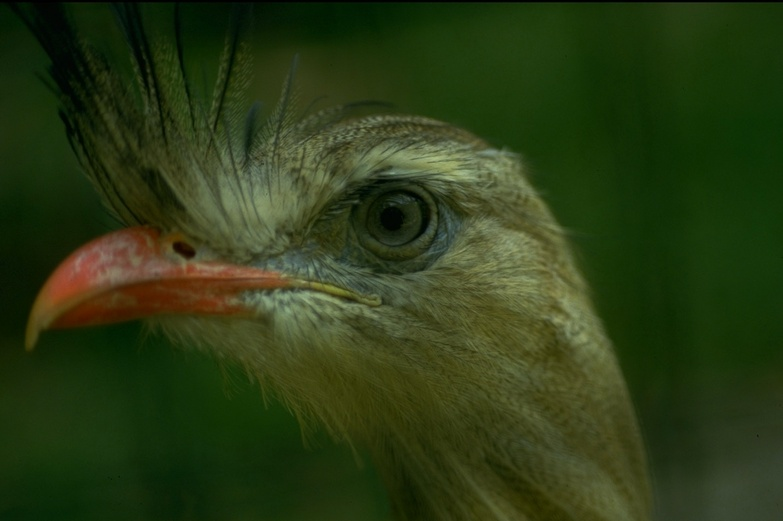
#> input picture interactivecrop/image_samples/bird.jpg, 783 x 521 px, shrunk from 1432 x 952 before the run; its folder holds 4 pictures in this run
$ jupyter execute --allow-errors Examples.ipynb
#> lines starting #> are read from the running program, lines starting #| are printed output that depends on the picture
### interactivecrop/samples.py
from PIL import Image
import numpy as np
import os

dirname = os.path.dirname(__file__)
PATH_TO_SAMPLES = os.path.join(dirname, 'image_samples/')
SAMPLES = ['bird.jpg', 'castle.jpg', 'rhino.jpg', 'statue.jpg', 'tower.jpg']

sample_images = [np.array(Image.open(PATH_TO_SAMPLES+im)) for im in SAMPLES]
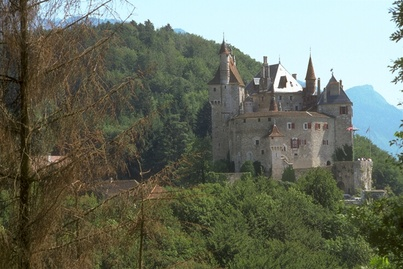
#> input picture interactivecrop/image_samples/castle.jpg, 403 x 269 px, shrunk from 737 x 491 before the run
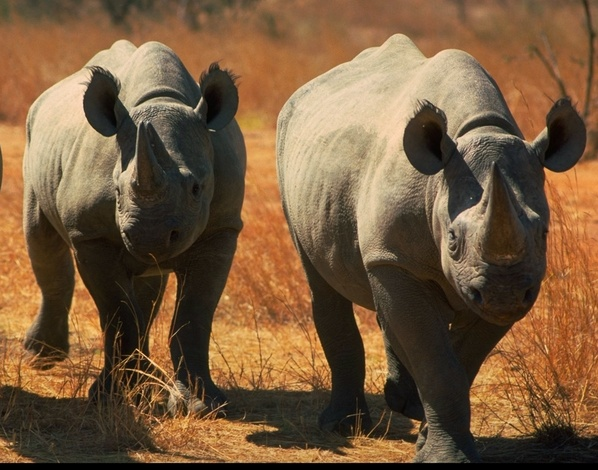
#> input picture interactivecrop/image_samples/rhino.jpg, 598 x 470 px, shrunk from 1093 x 859 before the run
sample_names = [i[:-4].title() for i in SAMPLES]

### Examples.ipynb
# Examples

[cell 1]
import os
import numpy as np

# Import the cropping widget and example images
from interactivecrop.interactivecrop import main as crop
#> (the rest of this cell did not finish here and is left out)
